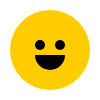
Frame 1 (no input)
Frame 60 (no input): identical to frame 1, image omitted
Frame 120 (the mouse pressed at the canvas centre since frame 60): identical to frame 1, image omitted

The p5.js sketch that drew this single still picture (run headless with seeded random() and noise() and a simulated clock; from frame 60 on, the mouse is pressed at the canvas centre):

// p5.js sketch
// ── sketch.js
function setup() {
createCanvas(100, 100);
noStroke();
}

function draw() {
background(255);

// draw the face
fill(255, 204, 0);
ellipse(50, 50, 80, 80);

// draw the eyes
fill(0);
ellipse(40, 45, 10, 10);
ellipse(60, 45, 10, 10);

// draw the mouth
fill(0);
arc(50, 55, 30, 30, 0, PI, CHORD);
}
